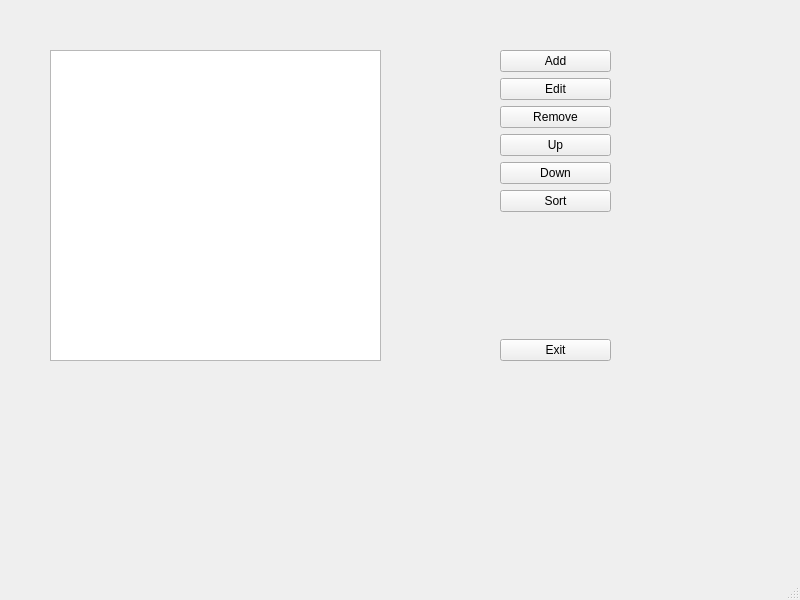
<?xml version="1.0" encoding="UTF-8"?>
<ui version="4.0">
 <class>MainWindow</class>
 <widget class="QMainWindow" name="MainWindow">
  <property name="geometry">
   <rect>
    <x>0</x>
    <y>0</y>
    <width>800</width>
    <height>600</height>
   </rect>
  </property>
  <property name="windowTitle">
   <string>MainWindow</string>
  </property>
  <widget class="QWidget" name="centralwidget">
   <widget class="QListWidget" name="listItems">
    <property name="geometry">
     <rect>
      <x>50</x>
      <y>50</y>
      <width>331</width>
      <height>311</height>
     </rect>
    </property>
   </widget>
   <widget class="QWidget" name="">
    <property name="geometry">
     <rect>
      <x>500</x>
      <y>50</y>
      <width>111</width>
      <height>311</height>
     </rect>
    </property>
    <layout class="QVBoxLayout" name="verticalLayout">
     <item>
      <widget class="QPushButton" name="btnAdd">
       <property name="text">
        <string>Add</string>
       </property>
      </widget>
     </item>
     <item>
      <widget class="QPushButton" name="btnEdit">
       <property name="text">
        <string>Edit</string>
       </property>
      </widget>
     </item>
     <item>
      <widget class="QPushButton" name="btnRemove">
       <property name="text">
        <string>Remove</string>
       </property>
      </widget>
     </item>
     <item>
      <widget class="QPushButton" name="btnUp">
       <property name="text">
        <string>Up</string>
       </property>
      </widget>
     </item>
     <item>
      <widget class="QPushButton" name="btnDown">
       <property name="text">
        <string>Down</string>
       </property>
      </widget>
     </item>
     <item>
      <widget class="QPushButton" name="btnSort">
       <property name="text">
        <string>Sort</string>
       </property>
      </widget>
     </item>
     <item>
      <spacer name="verticalSpacer">
       <property name="orientation">
        <enum>Qt::Vertical</enum>
       </property>
       <property name="sizeHint" stdset="0">
        <size>
         <width>20</width>
         <height>40</height>
        </size>
       </property>
      </spacer>
     </item>
     <item>
      <widget class="QPushButton" name="btnExit">
       <property name="text">
        <string>Exit</string>
       </property>
      </widget>
     </item>
    </layout>
   </widget>
  </widget>
  <widget class="QMenuBar" name="menubar">
   <property name="geometry">
    <rect>
     <x>0</x>
     <y>0</y>
     <width>800</width>
     <height>26</height>
    </rect>
   </property>
  </widget>
  <widget class="QStatusBar" name="statusbar"/>
 </widget>
 <resources/>
 <connections/>
</ui>
